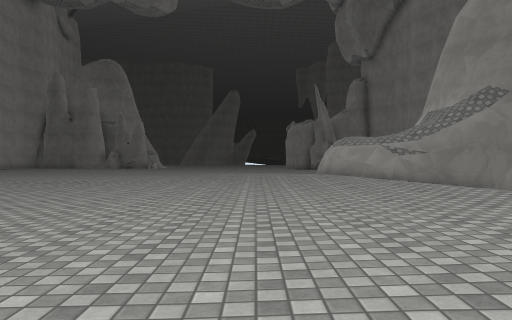
view 1 (above)

13 first-person views from a walk through a 3-D level made in the Unity game engine. The camera is 1.2 m above the floor, looks level and sees 70° across. The floor is counted in squares, 2 m on a side. Each view is taken from the middle of a square. On the plan, view 1 faces up. The plan holds only what a view shows up to about 10 squares ahead; the rest is blank. The place goes on beyond the plan. Some animated figures are not drawn. Surface patterns are stand-ins for the level's own textures.

view 2
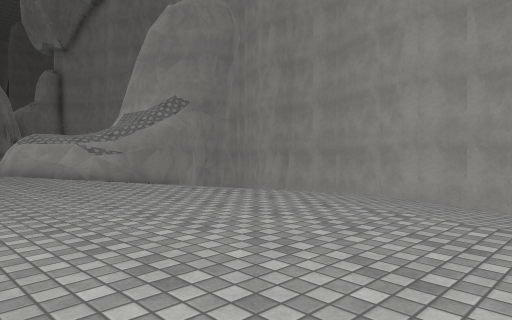

view 3
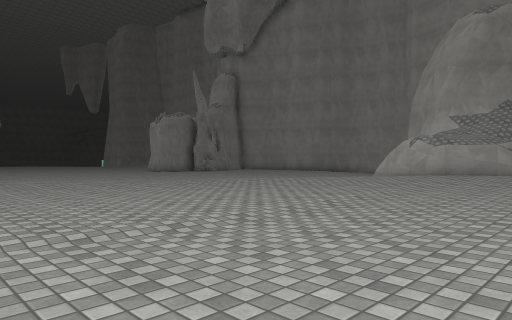

view 4
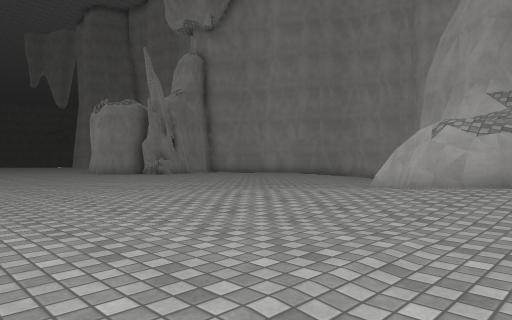

view 5
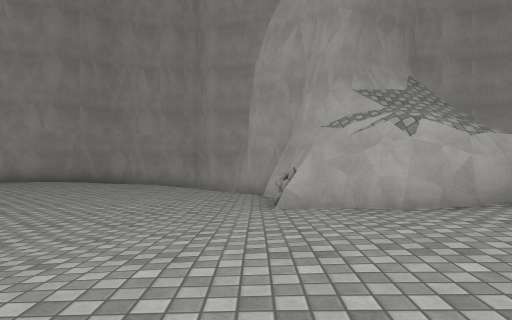

view 6
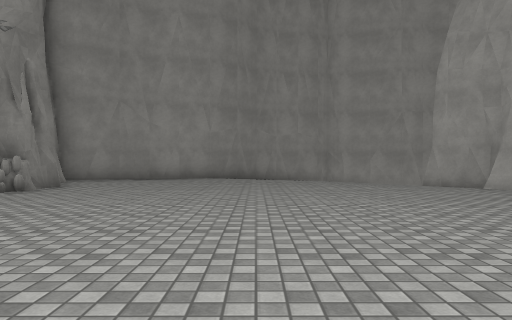

view 7
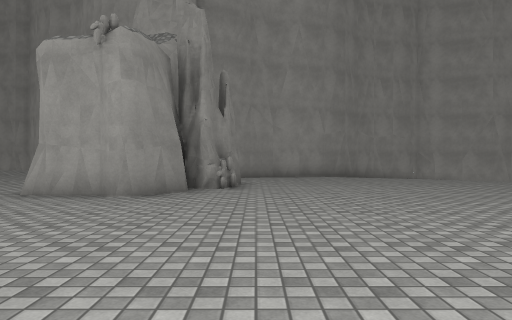

view 8
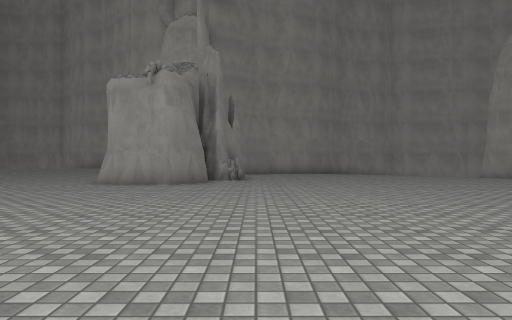

view 9
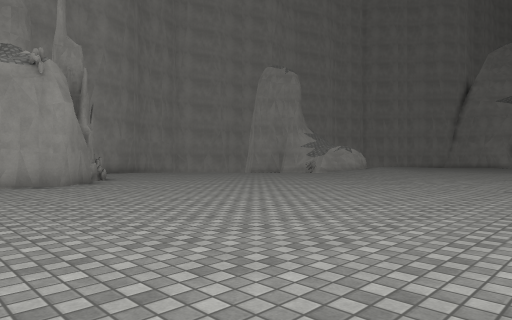

view 10
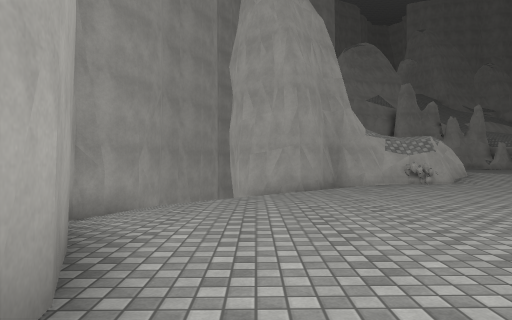

view 11
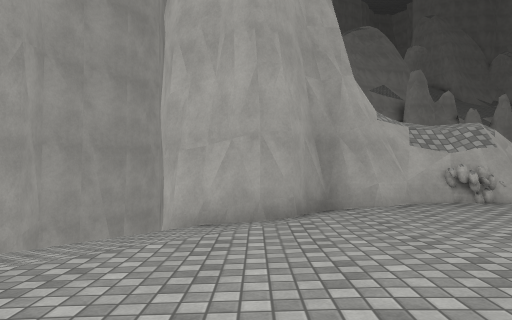

view 12
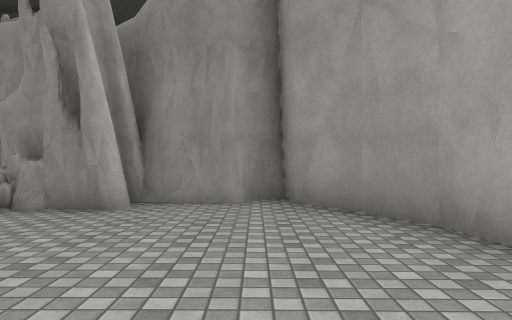

view 13
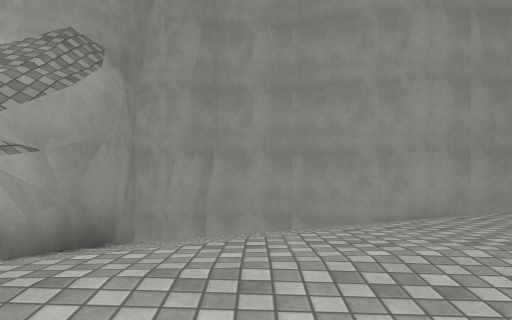

### Floor plan
Key: @ floor where view 1 was taken; # wall or solid block; . main floor; : floor 0.25 m higher than the main floor; + floor 0.5 m higher than the main floor; / step, stairs or slope; v drop or lower ground; O other object.
Columns run from 8 left of view 1 to 10 right of it. Each row starts with its distance up from view 1.
 27  ....   ....
 26   .........#
 25   .........#
 24   ........#######
 23   ..........OO#.##
 22  ...........O....#
 21   ...............#
 20   ...............#
 19   ................
 18   ................/
 17   ................/
 16   ...............//
 15  ...............///
 14  ......::......///
 13  .....::::..O//##
 12  ......::::#O####
 11  ......:::##    # v
 10 ........::##  ### #
  9 ........:/+####/vv#
  8 ........:::///    #
  7 .........:::///   #
  6     .....:::///  v#
  5     .....:::://  ##
  4      ....:::://  #
  3       ...:::://  #
  2       ...:::///  #
  1        ....:///
  0         @...

Where each view was taken, in squares from view 1:
view 1: 0 up, 0 right, facing up
view 2: 0 up, 0 right, facing up-right
view 3: 7 up, 8 left, facing up-right
view 4: 9 up, 4 left, facing up-right
view 5: 13 up, 2 left, facing right
view 6: 18 up, 3 left, facing right
view 7: 22 up, 4 left, facing right
view 8: 22 up, 7 left, facing right
view 9: 27 up, 7 left, facing down-right
view 10: 22 up, 8 right, facing down
view 11: 18 up, 7 right, facing down
view 12: 18 up, 7 right, facing up
view 13: 7 up, 1 right, facing right
